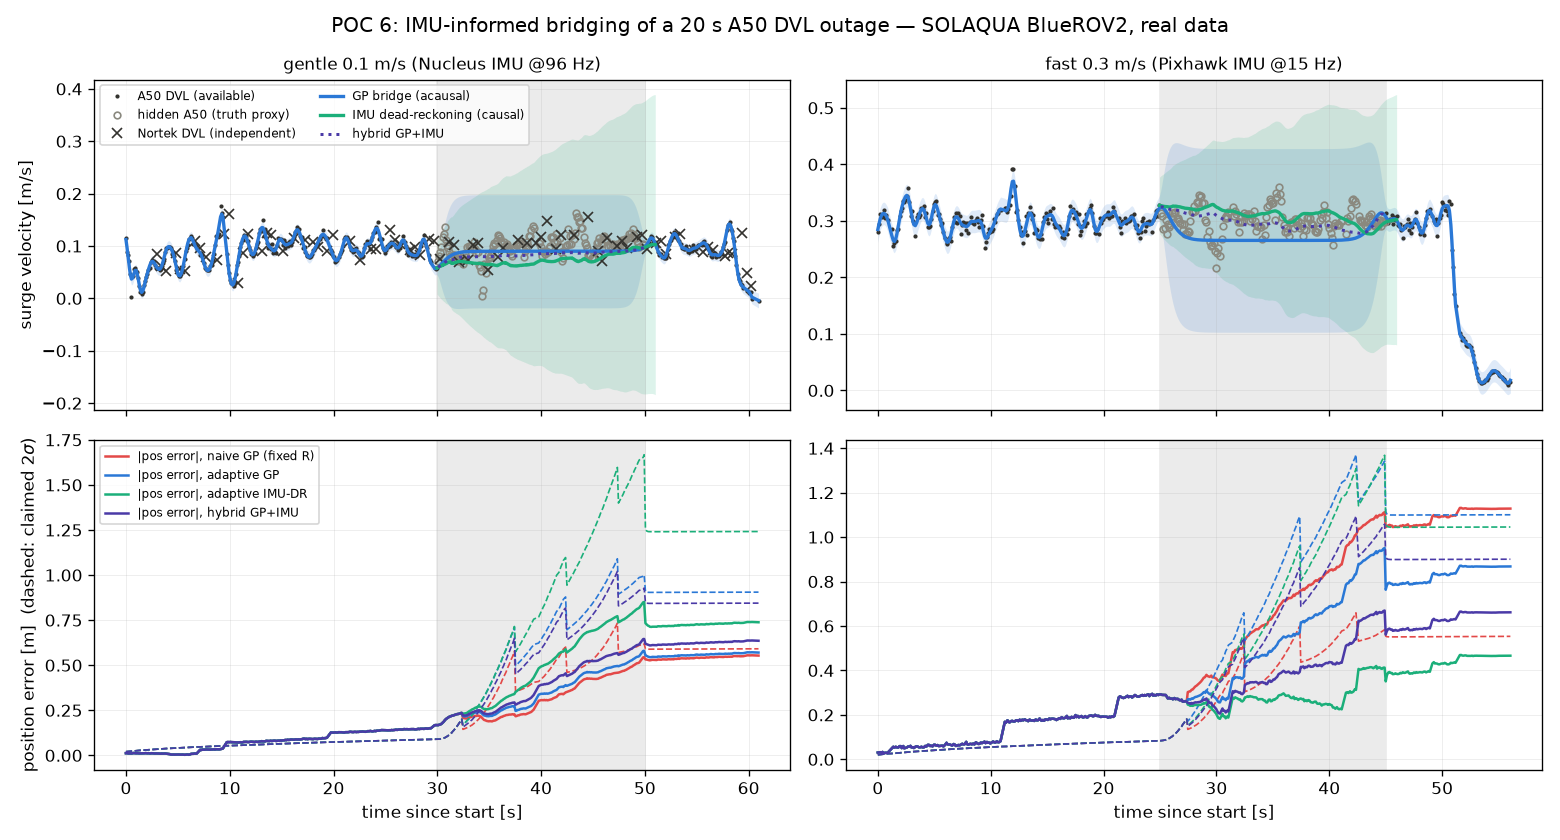

Generate this figure with Python:
# /// script
# requires-python = ">=3.10"
# dependencies = ["numpy", "scikit-learn", "matplotlib", "rosbags"]
# ///
"""POC 6 — IMU-informed bridging of a DVL dropout, on real SOLAQUA ROV data.

POC 3b showed the failure mode of GP-only bridging: during an unobserved
maneuver the GP (and thus adaptive R) is smoothly wrong AND overconfident.
The fix explored here: during the outage, bridge with a sensor that still
observes the maneuver — the IMU.

Data: SOLAQUA dataset (SINTEF Ocean, CC-BY-SA-4.0, data.sintef.no), BlueROV2
net-following runs at a full-scale fish farm.  Two regimes:
  * 2024-08-22_14-29-05 — gentle (0.1 m/s).  Nortek Nucleus IMU @96 Hz plus a
    SECOND real DVL (Nortek bottomtrack) as an independent check.
  * 2024-08-20_15-18-27 — fast (0.3 m/s, larger surge swings).  Only the
    vehicle's Pixhawk-style IMU @15 Hz (MAVLink RAW_IMU units: mg, mrad/s).

IMU bridge design (causal — uses only pre-gap data, unlike the GP which
conditions on both sides):
  1. CALIBRATE on the pre-gap window: ridge-regress A50 acceleration dv/dt
     onto IMU specific force:  dv/dt + w x v ~ R f + b.   R absorbs the
     unknown IMU->body mounting rotation (and any scale), b absorbs
     gravity+bias (valid while attitude is steady, roll/pitch std ~0.01 rad
     here; a full INS would use attitude instead).  One refinement pass adds
     the w x v term using w_body = R_orth w_imu, R_orth = nearest rotation
     to R (SVD).
  2. INTEGRATE from the last pre-gap A50 fix:  v' = R f + b - w_body x v,
     at the IMU rate, through the gap.
  3. UNCERTAINTY: residual-driven random walk, var(T) = sigma_r^2 * tau * T
     (sigma_r, tau = std and autocorrelation time of calibration residuals),
     plus the last fix's variance.  Grows with gap length, like a real INS.

Both bridges then feed the unchanged POC 3 Kalman seam as (mean, variance).

HYBRID supplier (the design target of implementation/02): the GP's variance is
exactly what is overconfident during a maneuver, so naive inverse-variance
fusion would over-trust it.  But the disagreement between the inertially
observed estimate and the prior-based guess IS the maneuver evidence the GP
lacks.  So:  var_gp' = var_gp + (v_imu - v_gp)^2  (discrepancy inflation),
then inverse-variance fuse (v_gp, var_gp') with (v_imu, var_imu).  Quiet =>
discrepancy ~ 0 => fusion leans on the (tight, correct) GP.  Maneuver =>
discrepancy inflates the GP away => fusion follows the IMU.

Run:  uv run poc_06_imu_bridge.py
"""
import urllib.request
from pathlib import Path

import numpy as np
import matplotlib

matplotlib.use("Agg")
import matplotlib.pyplot as plt
from rosbags.highlevel import AnyReader
from sklearn.gaussian_process import GaussianProcessRegressor
from sklearn.gaussian_process.kernels import ConstantKernel, Matern, WhiteKernel
from sklearn.linear_model import Ridge

BAGS = [
    dict(tag="gentle 0.1 m/s (Nucleus IMU @96 Hz)",
         file="2024-08-22_14-29-05_data.bag",
         data_id="5026fa35-2df8-44eb-aa06-2ed1df6c53ae",
         imu_topic="/nucleus1000dvl/imu", imu_style="vector3",
         acc_scale=1.0, gyr_scale=1.0,            # already m/s^2, rad/s
         nortek=True, gap=(30.0, 50.0)),
    dict(tag="fast 0.3 m/s (Pixhawk IMU @15 Hz)",
         file="2024-08-20_15-18-27_data.bag",
         data_id="ab14ebc0-a2d2-4c7f-89e2-b7c1fcd11b9b",
         imu_topic="/sensor/imu", imu_style="flat",
         acc_scale=9.80665e-3, gyr_scale=1e-3,    # MAVLink RAW_IMU: mg, mrad/s
         nortek=False, gap=(25.0, 45.0)),
]
VAR_A50 = 0.025**2                       # A50 fom-scale variance of a fix


def locate(cfg):
    cands = [Path(__file__).with_name("data") / cfg["file"],
             Path.home() / "dvl-gp" / "data" / "solaqua" / cfg["file"]]
    p = next((c for c in cands if c.exists()), None)
    if p is None:
        p = cands[0]
        p.parent.mkdir(exist_ok=True)
        urllib.request.urlretrieve(
            f"https://data.sintef.no/api/public/data/{cfg['data_id']}/file", p)
    return p


def smooth_t(y, dt, win_s):
    n = max(3, int(round(win_s / dt)) | 1)
    return np.convolve(y, np.ones(n) / n, mode="same")


def acf_tau(x, dt):
    x = x - x.mean()
    c = np.correlate(x, x, "full")[x.size - 1:] / (x**2).sum()
    below = np.flatnonzero(c < 0)
    return (below[0] if below.size else x.size) * dt


def run_kf(meas, meas_var, has_meas, dt, q, v0):
    F = np.array([[1.0, dt], [0.0, 1.0]])
    Q = q * np.array([[dt**3 / 3, dt**2 / 2], [dt**2 / 2, dt]])
    H = np.array([[0.0, 1.0]])
    x, P = np.array([0.0, v0]), np.diag([1e-4, VAR_A50])
    xs, Ps = [], []
    for k in range(len(meas)):
        x, P = F @ x, F @ P @ F.T + Q
        if has_meas[k]:
            S = (H @ P @ H.T)[0, 0] + meas_var[k]
            K = (P @ H.T / S).ravel()
            x = x + K * (meas[k] - x[1])
            P = P - np.outer(K, H @ P)
        xs.append(x.copy()); Ps.append(P.copy())
    return np.array(xs), np.array(Ps)


def run_bag(cfg):
    a50, imu, nortek = [], [], []
    with AnyReader([locate(cfg)]) as r:
        topics = ("/sensor/dvl_velocity", cfg["imu_topic"], "/nucleus1000dvl/bottomtrack")
        for conn, ts, raw in r.messages(connections=[c for c in r.connections
                                                     if c.topic in topics]):
            m = r.deserialize(raw, conn.msgtype)
            t = ts / 1e9
            if conn.topic == "/sensor/dvl_velocity":
                if m.velocity_valid:
                    a50.append((t, m.velocity.x, m.velocity.y, m.velocity.z))
            elif conn.topic == cfg["imu_topic"]:
                if cfg["imu_style"] == "vector3":
                    imu.append((t, m.accelerometer.x, m.accelerometer.y, m.accelerometer.z,
                                m.gyroscope.x, m.gyroscope.y, m.gyroscope.z))
                else:
                    imu.append((t, m.acc_x, m.acc_y, m.acc_z, m.gyro_x, m.gyro_y, m.gyro_z))
            else:
                v = m.dvl_velocity_xyz
                if m.data_valid and abs(v.x) < 10 and abs(v.y) < 10:   # -32.77 = invalid
                    nortek.append((t, v.x, v.y, v.z))
    a50, imu = np.array(a50), np.array(imu)
    nortek = np.array(nortek) if nortek else np.empty((0, 4))
    imu[:, 1:4] *= cfg["acc_scale"]; imu[:, 4:7] *= cfg["gyr_scale"]
    t0 = a50[0, 0]
    a50[:, 0] -= t0; imu[:, 0] -= t0
    if nortek.size:
        nortek[:, 0] -= t0

    gap0, gap1 = cfg["gap"]
    gap_mask = (a50[:, 0] >= gap0) & (a50[:, 0] < gap1)
    have = ~gap_mask
    CAL = a50[:, 0] < gap0

    # --- IMU bridge: causal calibration, then integration through the gap.
    dt_a50 = float(np.median(np.diff(a50[:, 0])))
    dt_imu = float(np.median(np.diff(imu[:, 0])))
    t_cal = a50[CAL, 0]
    v_cal = np.column_stack([smooth_t(a50[CAL, i], dt_a50, 1.0) for i in (1, 2, 3)])
    dvdt = np.gradient(v_cal, t_cal, axis=0)
    f_cal = np.column_stack([np.interp(t_cal, imu[:, 0], smooth_t(imu[:, i], dt_imu, 0.3))
                             for i in (1, 2, 3)])
    w_cal = np.column_stack([np.interp(t_cal, imu[:, 0], smooth_t(imu[:, i], dt_imu, 0.3))
                             for i in (4, 5, 6)])
    trim = slice(5, -5)
    ridge = Ridge(alpha=1.0).fit(f_cal[trim], dvdt[trim])
    for _ in range(2):
        U, _, Vt = np.linalg.svd(ridge.coef_)
        R_orth = U @ Vt
        wxv = np.cross(w_cal @ R_orth.T, v_cal)
        ridge = Ridge(alpha=1.0).fit(f_cal[trim], (dvdt + wxv)[trim])
    R_map, b_map = ridge.coef_, ridge.intercept_
    resid = (dvdt + wxv)[trim] - ridge.predict(f_cal[trim])
    sigma_r = resid.std(axis=0)
    tau = np.clip([acf_tau(resid[:, i], dt_a50) for i in range(3)], 0.2, 5.0)

    i_last = np.flatnonzero(CAL)[-1]
    in_gap = (imu[:, 0] > a50[i_last, 0]) & (imu[:, 0] < gap1 + 1.0)
    t_int = imu[in_gap, 0]
    v_imu = np.empty((t_int.size, 3))
    v = a50[i_last, 1:4].copy()
    for k in range(t_int.size):
        dt_k = t_int[k] - (t_int[k - 1] if k else a50[i_last, 0])
        v = v + dt_k * (R_map @ imu[in_gap][k, 1:4] + b_map
                        - np.cross(R_orth @ imu[in_gap][k, 4:7], v))
        v_imu[k] = v
    sig_imu = np.sqrt(VAR_A50 + sigma_r**2 * tau * (t_int[:, None] - t_int[0]))

    # --- GP bridge (harness settings; acausal).
    gp_mean = np.empty((a50.shape[0], 3)); gp_sig = np.empty_like(gp_mean)
    for i in (1, 2, 3):
        kernel = (ConstantKernel(1.0, (1e-3, 1e3))
                  * Matern(length_scale=5.0, length_scale_bounds=(1.0, 60.0), nu=2.5)
                  + WhiteKernel(noise_level=1e-3, noise_level_bounds=(1e-8, 1.0)))
        gp = GaussianProcessRegressor(kernel=kernel, normalize_y=True,
                                      n_restarts_optimizer=2)
        gp.fit(a50[have, 0][:, None], a50[have, i])
        gp_mean[:, i - 1], gp_sig[:, i - 1] = gp.predict(a50[:, 0][:, None],
                                                         return_std=True)

    # --- Hybrid supplier: discrepancy-inflated inverse-variance fusion.
    v_imu_all = np.column_stack([np.interp(a50[:, 0], t_int, v_imu[:, i])
                                 for i in range(3)])
    var_imu_all = np.column_stack([np.interp(a50[:, 0], t_int, sig_imu[:, i])
                                   for i in range(3)]) ** 2
    var_gp_infl = gp_sig**2 + (v_imu_all - gp_mean) ** 2
    hyb_var = 1.0 / (1.0 / var_gp_infl + 1.0 / var_imu_all)
    hyb_mean = hyb_var * (gp_mean / var_gp_infl + v_imu_all / var_imu_all)

    # --- Bridge accuracy vs the hidden A50.
    t_hid, v_hid = a50[gap_mask, 0], a50[gap_mask, 1:4]
    v_imu_at = np.column_stack([np.interp(t_hid, t_int, v_imu[:, i]) for i in range(3)])
    zoh = np.tile(a50[i_last, 1:4], (t_hid.size, 1))
    print(f"\n=== {cfg['tag']} — {cfg['file']}, {gap1-gap0:.0f} s outage ===")
    print(f"bridge RMSE vs hidden A50 [cm/s]:   {'axis':>4} {'ZOH':>6} {'GP':>6} "
          f"{'IMU-DR':>7} {'HYBRID':>7}")
    for i, ax in enumerate("xyz"):
        rm = lambda p: np.sqrt(np.mean((p - v_hid[:, i]) ** 2)) * 100
        print(f"{'':35}{ax:>4} {rm(zoh[:, i]):6.1f} {rm(gp_mean[gap_mask, i]):6.1f} "
              f"{rm(v_imu_at[:, i]):7.1f} {rm(hyb_mean[gap_mask, i]):7.1f}")
    if nortek.size:
        ng = (nortek[:, 0] >= gap0) & (nortek[:, 0] < gap1)
        if ng.any():
            d = np.column_stack([np.interp(nortek[ng, 0], t_hid, v_hid[:, i])
                                 for i in range(3)]) - nortek[ng, 1:4]
            print(f"   (two-real-DVL noise floor in gap: {np.sqrt((d**2).mean(0)).round(3)*100} cm/s)")

    # --- The unchanged POC 3 KF seam, surge axis, three suppliers.
    AXIS = 0
    q = max(0.02, float(dvdt[trim, AXIS].std())) ** 2   # data-driven accel PSD
    bridge_times = np.arange(gap0 + 2.5, gap1, 5.0)
    is_bridge = np.zeros(a50.shape[0], bool)
    for bt in bridge_times:
        is_bridge[np.argmin(np.abs(a50[:, 0] - bt))] = True
    has_meas = have | is_bridge
    suppliers = {
        "naive GP (fixed R)": (gp_mean[:, AXIS], np.full(a50.shape[0], VAR_A50)),
        "adaptive GP": (gp_mean[:, AXIS], gp_sig[:, AXIS] ** 2),
        "adaptive IMU-DR": (v_imu_all[:, AXIS], var_imu_all[:, AXIS]),
        "hybrid GP+IMU": (hyb_mean[:, AXIS], hyb_var[:, AXIS]),
    }
    pos_ref = np.concatenate([[0.0], np.cumsum(0.5 * (a50[1:, 1 + AXIS] + a50[:-1, 1 + AXIS])
                                               * np.diff(a50[:, 0]))])
    print(f"KF on surge (q_std {np.sqrt(q):.3f} m/s^2): "
          f"{'supplier':<20} {'vRMSE gap':>10} {'honesty':>8} {'peak pos err':>13}")
    kf_out = {}
    for name, (mean_s, var_s) in suppliers.items():
        meas = np.where(have, a50[:, 1 + AXIS], mean_s)
        var = np.where(have, VAR_A50, var_s)
        xs, Ps = run_kf(meas, var, has_meas, dt_a50, q, a50[0, 1 + AXIS])
        v_err = np.abs(xs[:, 1] - a50[:, 1 + AXIS])
        v_claim = 2 * np.sqrt(Ps[:, 1, 1] + VAR_A50)
        p_err = np.abs(xs[:, 0] - pos_ref)
        kf_out[name] = (p_err, 2 * np.sqrt(Ps[:, 0, 0]))
        print(f"{'':29}{name:<20} "
              f"{np.sqrt(np.mean((xs[gap_mask,1]-a50[gap_mask,1+AXIS])**2))*100:8.1f} cm/s "
              f"{np.max(v_err[gap_mask]/v_claim[gap_mask]):7.1f}x {p_err.max():11.2f} m")
    return dict(cfg=cfg, a50=a50, nortek=nortek, have=have, gap_mask=gap_mask,
                t_hid=t_hid, v_hid=v_hid, gp_mean=gp_mean, gp_sig=gp_sig,
                t_int=t_int, v_imu=v_imu, sig_imu=sig_imu,
                hyb_mean=hyb_mean, hyb_var=hyb_var, kf_out=kf_out)


results = [run_bag(cfg) for cfg in BAGS]

# --- Figure: one column per bag; surge bridge (top), KF position drift (bottom).
C_GP, C_IMU, C_NAIVE, C_MEAS, C_HYB = "#2a78d6", "#1baf7a", "#e34948", "#8a897f", "#4a3aa7"
fig, axgrid = plt.subplots(2, len(results), figsize=(13, 7), sharex="col")
axgrid = np.atleast_2d(axgrid.T).T if len(results) == 1 else axgrid
for col, res in enumerate(results):
    cfg, a50 = res["cfg"], res["a50"]
    ax1, ax2 = axgrid[0, col], axgrid[1, col]
    ax1.axvspan(*cfg["gap"], color="0.92")
    ax1.plot(a50[res["have"], 0], a50[res["have"], 1], ".", color="#33322e", ms=3,
             label="A50 DVL (available)")
    ax1.plot(res["t_hid"], res["v_hid"][:, 0], "o", mfc="none", color=C_MEAS, ms=4,
             label="hidden A50 (truth proxy)")
    if res["nortek"].size:
        ax1.plot(res["nortek"][:, 0], res["nortek"][:, 1], "x", color="#33322e", ms=6,
                 label="Nortek DVL (independent)")
    ax1.plot(a50[:, 0], res["gp_mean"][:, 0], color=C_GP, lw=2, label="GP bridge (acausal)")
    ax1.fill_between(a50[:, 0], res["gp_mean"][:, 0] - 2 * res["gp_sig"][:, 0],
                     res["gp_mean"][:, 0] + 2 * res["gp_sig"][:, 0],
                     color=C_GP, alpha=0.15, lw=0)
    ax1.plot(res["t_int"], res["v_imu"][:, 0], color=C_IMU, lw=2,
             label="IMU dead-reckoning (causal)")
    ax1.fill_between(res["t_int"], res["v_imu"][:, 0] - 2 * res["sig_imu"][:, 0],
                     res["v_imu"][:, 0] + 2 * res["sig_imu"][:, 0],
                     color=C_IMU, alpha=0.15, lw=0)
    gm = res["gap_mask"]
    ax1.plot(a50[gm, 0], res["hyb_mean"][gm, 0], color=C_HYB, lw=1.8, ls=":",
             label="hybrid GP+IMU")
    ax1.set_title(cfg["tag"], fontsize=10)
    ax1.grid(alpha=0.25, lw=0.5)
    ax2.axvspan(*cfg["gap"], color="0.92")
    for name, c in [("naive GP (fixed R)", C_NAIVE), ("adaptive GP", C_GP),
                    ("adaptive IMU-DR", C_IMU), ("hybrid GP+IMU", C_HYB)]:
        p_err, p_claim = res["kf_out"][name]
        ax2.plot(a50[:, 0], p_err, color=c, label=f"|pos error|, {name}")
        ax2.plot(a50[:, 0], p_claim, color=c, ls="--", lw=1)
    ax2.set_xlabel("time since start [s]")
    ax2.grid(alpha=0.25, lw=0.5)
axgrid[0, 0].set_ylabel("surge velocity [m/s]")
axgrid[1, 0].set_ylabel("position error [m]  (dashed: claimed 2$\\sigma$)")
axgrid[0, 0].legend(loc="upper left", fontsize=7, ncol=2)
axgrid[1, 0].legend(loc="upper left", fontsize=7)
fig.suptitle("POC 6: IMU-informed bridging of a 20 s A50 DVL outage — SOLAQUA BlueROV2, real data",
             fontsize=12)
fig.tight_layout()
fig.savefig(Path(__file__).with_name("poc_06_imu_bridge.png"), dpi=120)
print("\nsaved poc_06_imu_bridge.png")
